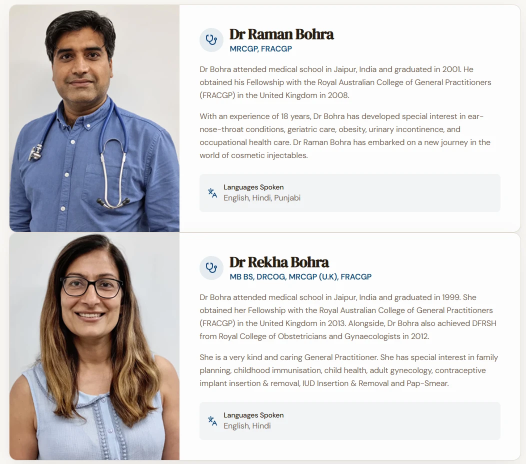
#> input picture tools/alc-assets/data/doctors-supplied.webp, 1052 x 927 px (shown at 1/2 size)
$ python portraits.py data/doctors-supplied.webp data/doctors-supplied.webp
#> lines starting #> are read from the running program, lines starting #| are printed output that depends on the picture
"""The doctors' portraits, from the image supplied with the brief.

Source: data/doctors-supplied.webp (two profile cards, 1052 x 927). Each
photo is cropped just inside its card edge and given one shared, light
print grade so the two read as a pair on the site: a touch less saturation,
a slightly cooler white point to sit with the navy, and fine grain so the
modest source resolution reads as print rather than blur. Faces, framing
and colour are otherwise left as photographed. Nothing is generated.

  python3 portraits.py data/doctors-supplied.webp <out_dir>
"""
import os, sys
import numpy as np
from PIL import Image, ImageEnhance, ImageFilter

src, out = sys.argv[1], sys.argv[2]
os.makedirs(out, exist_ok=True)
im = Image.open(src).convert("RGB")
#> im is the input picture: PIL image 1052x927 RGB; mean R, G, B 215.2, 213, 213.8
# card photo areas measured on the supplied image: x 19..359, y 10..463 and 466..920;
# cropped 6 px inside each edge to clear the card's rounded corners and borders
crops = {"dr-raman-bohra": (25, 16, 353, 457), "dr-rekha-bohra": (25, 472, 353, 914)}
rng = np.random.default_rng(4)
for name, box in crops.items():
    p = im.crop(box)
    p = ImageEnhance.Color(p).enhance(0.88)
    p = ImageEnhance.Contrast(p).enhance(1.04)
    a = np.asarray(p).astype(np.float32)
    a[..., 0] *= 0.985; a[..., 2] *= 1.012                     # a slightly cooler white point
    for w, tag in ((p.size[0], "1x"), (int(p.size[0] * 1.6), "2x")):
        h = int(round(w * p.size[1] / p.size[0]))
        r = Image.fromarray(np.clip(a, 0, 255).astype(np.uint8)).resize((w, h), Image.LANCZOS)
        if tag == "2x":
            r = r.filter(ImageFilter.UnsharpMask(radius=1.2, percent=40, threshold=2))
        g = np.asarray(r).astype(np.float32)
        g += rng.normal(0, 3.2, g.shape[:2])[..., None]          # fine monochrome grain
        r = Image.fromarray(np.clip(g, 0, 255).astype(np.uint8))
        f = os.path.join(out, f"{name}-{tag}.webp")
        r.save(f, "WEBP", quality=84, method=6)
        r.save(f.replace(".webp", ".jpg"), "JPEG", quality=86, optimize=True, progressive=True)
        print(os.path.basename(f), r.size, os.path.getsize(f) // 1024, "KB")
#> this loop made 2 passes
#> pass 1, `p = im.crop(box)`:
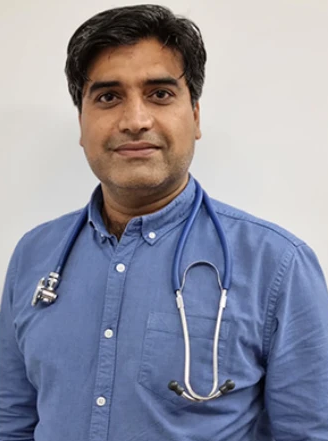
#> p: PIL image 328x441 RGB; mean R, G, B 142.8, 144.4, 160.2
#> after the loop:
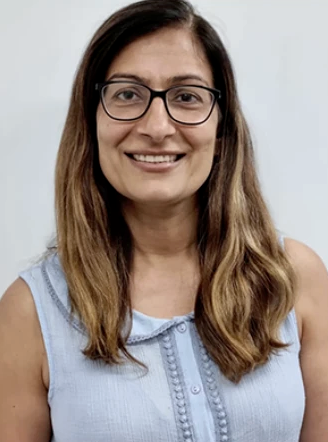
#> a: shape (442, 328, 3) float32; mean R, G, B 158.4, 146.4, 141; drawn with min black and max white
